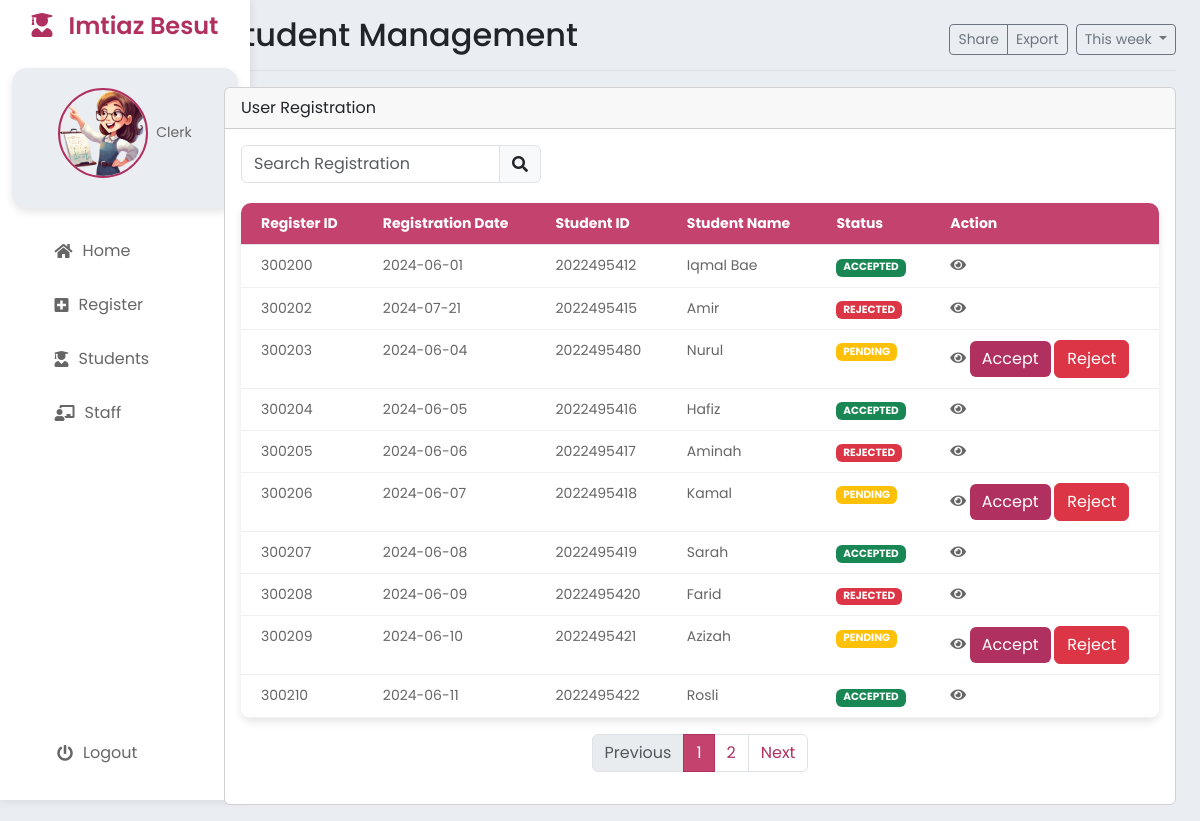
Page /StaffRegister.php on the committed database.
### tables this page shows
CREATE TABLE `register` (
  `registerID` int NOT NULL,
  `registerDate` date DEFAULT NULL,
  `registerStatus` varchar(20) DEFAULT 'PENDING',
  `studID` int DEFAULT NULL,
  `clerkID` int DEFAULT NULL
);

CREATE TABLE `student` (
  `studID` int NOT NULL,
  `studName` varchar(50) NOT NULL,
  `studIC` varchar(12) NOT NULL,
  `studDOB` date DEFAULT NULL,
  `studPhone` varchar(15) DEFAULT NULL,
  `studAddress` varchar(100) DEFAULT NULL,
  `studRace` varchar(20) DEFAULT NULL,
  `studEmail` varchar(30) DEFAULT NULL,
  `studPassword` varchar(30) DEFAULT NULL
);

### StaffRegister.php (the view, shortened to what this page needs)
<?php
include 'StaffHeader.php';
?>
<div class="row">
    <div class="col-md-12">
        <div class="card mb-3">
            <div class="card-header">User Registration</div>
            <div class="card-body">
                <div class="d-flex justify-content-between mb-3">
                    <div class="input-group" style="width: 300px;">
                        <input type="text" id="searchInput" class="form-control" placeholder="Search Registration" onkeyup="searchRegistration()">
                        <span class="input-group-text"><i class="fas fa-search"></i></span>
                    </div>
                </div>
                <table class="table" id="studentTable">
                    <thead>
                        <tr>
                            <th>Register ID</th>
                            <th>Registration Date</th>
                            <th>Student ID</th>
                            <th>Student Name</th>
                            <th>Status</th>
                            <th>Action</th>
                        </tr>
                    </thead>
                    <tbody>
                        <?php
                        include 'process/db.php';
                        $sql = "select * FROM register r JOIN student s ON r.studID = s.studID";
                        $result = $conn->query($sql);
                        if ($result->num_rows > 0) {
                            while ($row = $result->fetch_assoc()) {
                                echo "<tr>";
                                echo "<td>" . $row["registerID"] . "</td>";
                                echo "<td>" . $row["registerDate"] . "</td>";
                                echo "<td>" . $row["studID"] . "</td>";
                                echo "<td>" . $row["studName"] . "</td>";
                                if ($row["registerStatus"] == 'PENDING') {
                                    echo "<td><span class='badge bg-warning'>" . $row["registerStatus"] . "</span></td>";
                                } else if ($row["registerStatus"] == 'ACCEPTED') {
                                    echo "<td><span class='badge bg-success'>" . $row["registerStatus"] . "</span></td>";
                                } else if ($row["registerStatus"] == 'REJECTED') {
                                    echo "<td><span class='badge bg-danger'>" . $row["registerStatus"] . "</span></td>";
                                }
                                echo "<td>";
                                echo "<a href='#' class='view' data-id='" . $row["registerID"] . "' data-name='" . $row["studName"] . "' data-date='" . $row["registerDate"] . "' data-studID='" . $row["studID"] . "'><i class='fas fa-eye'></i></a> ";
                                if ($row["registerStatus"] == 'PENDING') {
                                    echo "<a href='process/registerAccept.php?acceptID=" . $row["registerID"] . "' class='btn btn-primary'>Accept</a> ";
                                    echo "<a href='process/registerReject.php?rejectID=" . $row["registerID"] . "' class='btn btn-danger'>Reject</a>";
                                }
                                echo "</td>";
                                echo "</tr>";
                            }
                        } else {
                            echo "<tr><td colspan='6'>No results</td></tr>";
                        }
                        ?>
                    </tbody>
                </table>
                <nav aria-label="Page navigation example">
                    <ul class="pagination justify-content-center" id="pagination"></ul>
                </nav>
            </div>
        </div>
    </div>
</div>
</main>
</body>
</html>

### styles.css (style rules this page uses)
:root { --background-color: #EAEEF3; --pop-color: #fff; --active-font-color: #B03060; --softer-color: #c4436e; }
* { margin: 0; padding: 0; box-sizing: border-box; font-family: 'Poppins', sans-serif; }
body { display: flex; min-height: 100vh; background: var(--background-color); }
.table { width: 100%; border-collapse: collapse; margin-top: 20px; box-shadow: 0 4px 8px rgba(0, 0, 0, 0.1); border-radius: 10px; overflow: hidden; }
.table thead th { background-color: var(--softer-color) ; color: #fff; font-size: 14px; text-align: left; padding: 10px 20px; }
.table tbody tr { border-bottom: 1px solid #f0f0f0; transition: background 0.3s; }
.table tbody td { font-size: 14px; color: #666; padding: 10px 20px; }
.btn-primary { background-color:var(--active-font-color); border: none; }
.table i { color: #666; }
.btn-primary { background-color: var(--active-font-color); border: none; }
a { color: var(--active-font-color); text-decoration: none; transition: color 0.3s; }

### rows in the picture
register: registerID "300200", registerDate "2024-06-01", studID.studID "2022495412", studID.studName "Iqmal Bae", registerStatus "ACCEPTED"
register: registerID "300202", registerDate "2024-07-21", studID.studID "2022495415", studID.studName "Amir", registerStatus "REJECTED"
register: registerID "300203", registerDate "2024-06-04", studID.studID "2022495480", studID.studName "Nurul", registerStatus "PENDING"
register: registerID "300204", registerDate "2024-06-05", studID.studID "2022495416", studID.studName "Hafiz", registerStatus "ACCEPTED"
register: registerID "300205", registerDate "2024-06-06", studID.studID "2022495417", studID.studName "Aminah", registerStatus "REJECTED"
register: registerID "300206", registerDate "2024-06-07", studID.studID "2022495418", studID.studName "Kamal", registerStatus "PENDING"
register: registerID "300207", registerDate "2024-06-08", studID.studID "2022495419", studID.studName "Sarah", registerStatus "ACCEPTED"
register: registerID "300208", registerDate "2024-06-09", studID.studID "2022495420", studID.studName "Farid", registerStatus "REJECTED"
register: registerID "300209", registerDate "2024-06-10", studID.studID "2022495421", studID.studName "Azizah", registerStatus "PENDING"
register: registerID "300210", registerDate "2024-06-11", studID.studID "2022495422", studID.studName "Rosli", registerStatus "ACCEPTED"

### other values in the picture
$title "Student Management"
